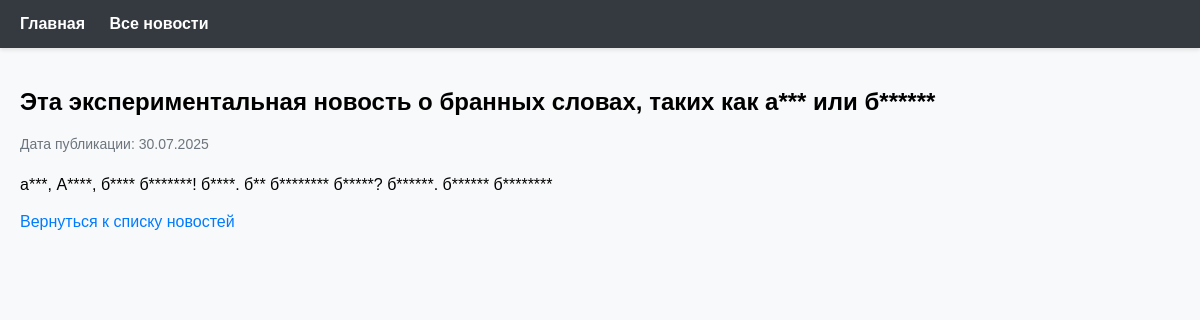
Screenshot of /news/9/ with the database file from the repository.
### NewsPortal/models.py (models this page shows, shortened)
class Post(models.Model):
    ARTICLE = 'AR'
    NEWS = 'NW'
    POST_TYPES = [
        (ARTICLE, 'Статья'),
        (NEWS, 'Новость')
    ]
    author = models.ForeignKey(
        Author,
        on_delete=models.CASCADE,
        related_name='posts'  # Явное указание related_name
    )
    post_type = models.CharField(max_length=2, choices=POST_TYPES)
    created_at = models.DateTimeField(auto_now_add=True)
    categories = models.ManyToManyField(Category, through='PostCategory')
    title = models.CharField(max_length=200)
    content = models.TextField()
    rating = models.IntegerField(default=0)

### NewsPortal/views.py (the view)
# urls.py: path('<int:pk>/', views.news_detail, name='news_detail'),
def news_detail(request, pk):
    news = get_object_or_404(Post, pk=pk, post_type='NW')
    return render(request, 'news/news_detail.html', {'news': news})

### NewsPortal/templatetags/news_filters.py (called while the page is built)
@register.filter(name='censor')
def censor(value):
    if not isinstance(value, str):
        raise TypeError(f"Фильтр 'censor' применяется к строке, а не к {type(value)}")
    BAD_WORDS = [
        'анус',
        'аборт',
        'бздун',
        'беспезды',
        'бздюх',
        'бля',
        'блудилище',
        'блядво',
        'блядеха',
        'блядина',
        'блядистка',
    ]
    pattern = r'\b(' + '|'.join(BAD_WORDS) + r')\b'
    regex = re.compile(pattern, re.IGNORECASE)
    def replace_match(match):
        word = match.group(0)
        return word[0] + '*' * (len(word) - 1)
    return mark_safe(regex.sub(replace_match, value))

### NewsPortal/templates/news/news_detail.html
{% extends 'default.html' %}
{% load news_filters %}
{% block content %}
    <article>
        <h1>{{ news.title|censor }}</h1>
        <div class="news-meta">
            Дата публикации: {{ news.created_at|date:"d.m.Y" }}
        </div>
        <div class="news-content">
            {{ news.content|censor|linebreaks }}
        </div>
        <a href="{% url 'news_list' %}">Вернуться к списку новостей</a>
    </article>
{% endblock %}

### NewsPortal/templates/default.html (style rules this page uses)
body { font-family: Arial, sans-serif; margin: 0; padding: 0; background-color: #f8f9fa; }
a { color: #007bff; text-decoration: none; }
.news-content { margin-top: 20px; line-height: 1.6; font-size: 16px; }
.news-meta { color: #6c757d; margin-bottom: 20px; font-size: 14px; }

### rows the page displays
Post: title|censor "Эта экспериментальная новость о бранных словах, таких как а*** или б******", created_at "30.07.2025", content|censor "а***, А****, б**** б*******! б****. б** б******** б*****? б******. б****** б********"
